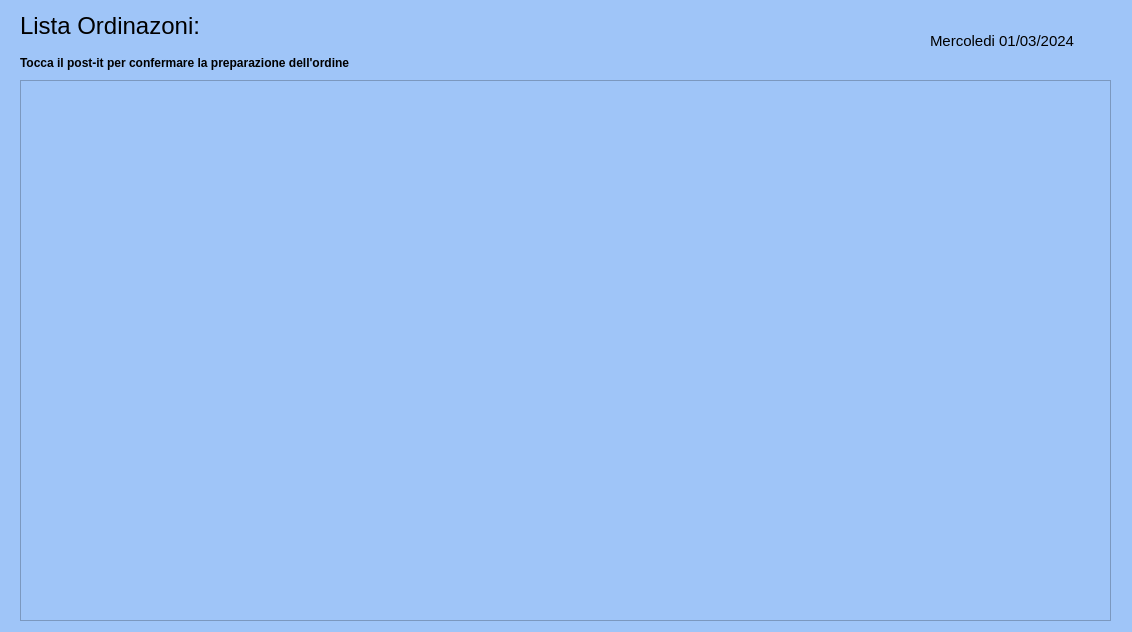
<?xml version="1.0" encoding="UTF-8"?>
<ui version="4.0">
 <class>formListaComande</class>
 <widget class="QDialog" name="formListaComande">
  <property name="geometry">
   <rect>
    <x>0</x>
    <y>0</y>
    <width>1132</width>
    <height>632</height>
   </rect>
  </property>
  <property name="windowTitle">
   <string>Lista comande</string>
  </property>
  <property name="styleSheet">
   <string notr="true">background-color: rgb(159, 197, 248);</string>
  </property>
  <widget class="QLabel" name="label_titolo_lista_ordini">
   <property name="geometry">
    <rect>
     <x>20</x>
     <y>0</y>
     <width>231</width>
     <height>51</height>
    </rect>
   </property>
   <property name="font">
    <font>
     <pointsize>18</pointsize>
    </font>
   </property>
   <property name="text">
    <string>Lista Ordinazoni:</string>
   </property>
  </widget>
  <widget class="QLabel" name="label_data">
   <property name="geometry">
    <rect>
     <x>930</x>
     <y>20</y>
     <width>181</width>
     <height>41</height>
    </rect>
   </property>
   <property name="font">
    <font>
     <pointsize>11</pointsize>
    </font>
   </property>
   <property name="text">
    <string>Mercoledi 01/03/2024</string>
   </property>
  </widget>
  <widget class="QScrollArea" name="scrollAreaComande">
   <property name="geometry">
    <rect>
     <x>20</x>
     <y>80</y>
     <width>1091</width>
     <height>541</height>
    </rect>
   </property>
   <property name="widgetResizable">
    <bool>true</bool>
   </property>
   <widget class="QWidget" name="scrollAreaWidgetContents">
    <property name="geometry">
     <rect>
      <x>0</x>
      <y>0</y>
      <width>1089</width>
      <height>539</height>
     </rect>
    </property>
   </widget>
  </widget>
  <widget class="QLabel" name="label">
   <property name="geometry">
    <rect>
     <x>20</x>
     <y>55</y>
     <width>391</width>
     <height>16</height>
    </rect>
   </property>
   <property name="font">
    <font>
     <weight>75</weight>
     <bold>true</bold>
    </font>
   </property>
   <property name="text">
    <string>Tocca il post-it per confermare la preparazione dell'ordine</string>
   </property>
  </widget>
 </widget>
 <resources/>
 <connections/>
</ui>
